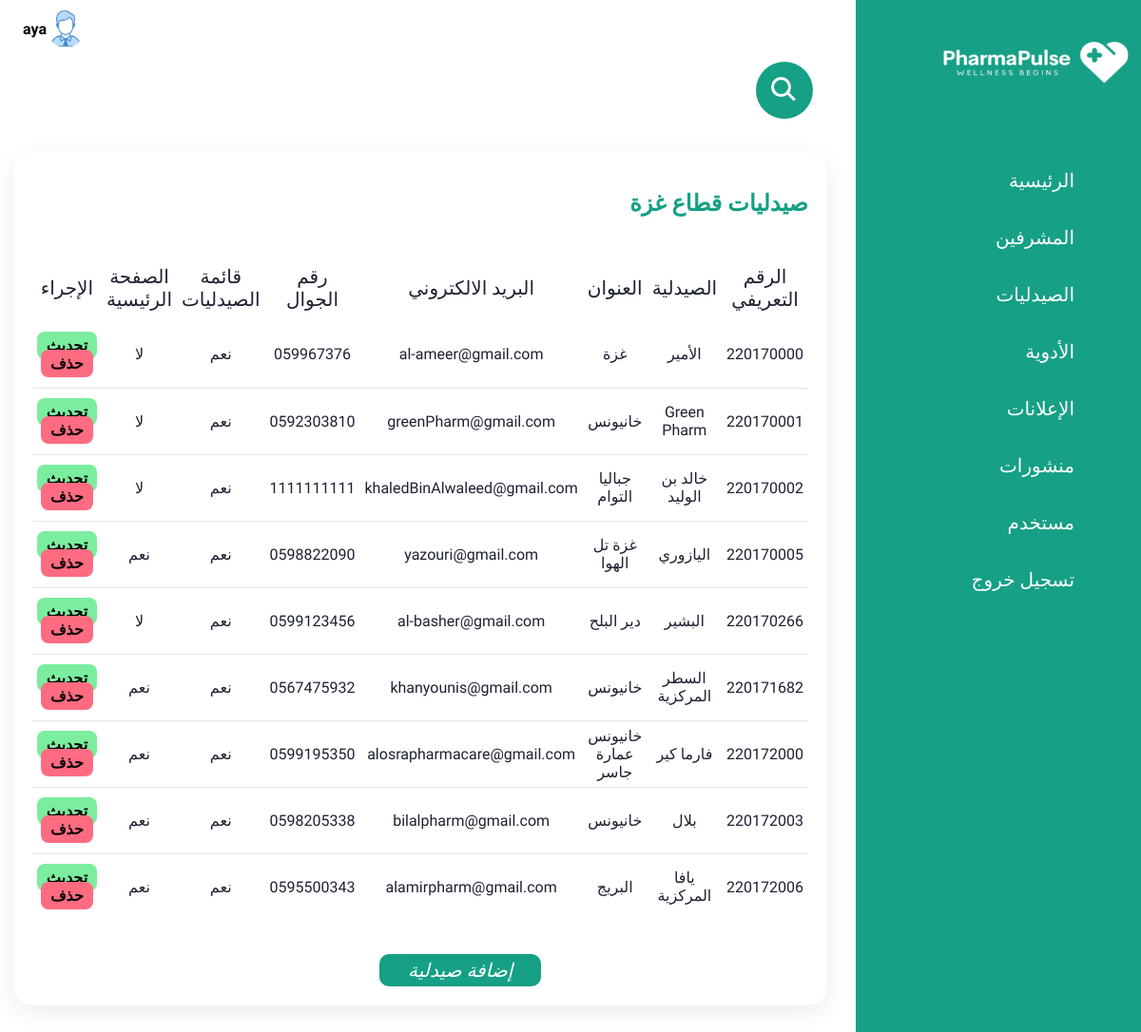
/admin/manage-pharmacy.php (signed in), run on the app's committed database.
### tables this page shows
CREATE TABLE `tbl_pharmcy` (
  `id` varchar(10) NOT NULL,
  `full_name` varchar(150) NOT NULL,
  `address` varchar(170) NOT NULL,
  `featured` varchar(10) NOT NULL,
  `active` varchar(10) NOT NULL,
  `state` varchar(10) NOT NULL,
  `phone` varchar(10) NOT NULL,
  `email` text NOT NULL,
  `password1` varchar(255) NOT NULL,
  `location` text NOT NULL,
  `worktime` text NOT NULL
);

### admin/manage-pharmacy.php (the view, shortened to what this page needs)
<?php include('adminpanel.php'); ?>
<div class="main-content">
    <div class="topbar">
        <div class="toggle">
        </div>
        <div class="user-wrapper">
            <img src="../images/profile-img.png" width="40px" height="40px" alt="">
            <div>
                <h4><?php echo $_SESSION['user']; ?></h4>
            </div>
        </div>
    </div>
    <?php
        if(isset($_POST['search'])){
            $searchkey= $_POST['search'];
            $sql = "SELECT * FROM   tbl_pharmcy WHERE (full_name LIKE '%$searchkey%'	OR  address LIKE '%$searchkey%') AND state='مضاف' " ;
        }else{
            $sql = "SELECT * FROM   tbl_pharmcy WHERE state='مضاف'";
        }
    ?>
    <form action="" method="POST">
        <div class="sea">
            <div class="ic"></div>
        </div>
    </form>
    <div class="details">
        <div class="recentOrders">
            <div class="cardHeader">
                <h2>   صيدليات قطاع غزة</h2>
                <i class="btn" id="add-pharm-btn"> إضافة صيدلية</i>
            </div>
            <table>
                <thead>
                    <tr>
                        <td> الرقم التعريفي</td>
                        <td> الصيدلية</td>
                        <td> العنوان</td>
                        <td> البريد الالكتروني</td>
                        <td>رقم الجوال</td>
                        <td>  قائمة الصيدليات</td>
                        <td>  الصفحة الرئيسية</td>
                        <td> الإجراء</td>
                    </tr>
                </thead>
                <tbody>
                    <?php
                        $res = mysqli_query($conn, $sql);
                        if ($res == true) {
                            $count = mysqli_num_rows($res);
                            if ($count > 0) {
                                while ($rows = mysqli_fetch_assoc($res)) {
                                    $id = $rows['id'];
                                    $full_name = $rows['full_name'];
                                    $address  = $rows['address'];
                                    $email = $rows['email'];
                                    $featured=$rows['featured'];
                                    $active= $rows['active'];
                                    $phone = $rows['phone'];
                    ?>
                    <tr>
                        <td><?php echo $id;?></td>
                        <td> <?php echo $full_name;?> </td>
                        <td><?php echo $address;?></td>
                        <td> <?php echo $email;?> </td>
                        <td> <?php echo $phone;?> </td>
                        <td><?php echo $featured;?></td>
                        <td> <?php echo $active;?> </td>
                        <td style="width:150px;">
                            <a href="updata-pharm-admin.php?id=<?php echo $id;?>" class="btn-secondary" id="btn-update">تحديث</a>
                            <a href="delete-pharm-admin.php?id=<?php echo $id;?>" class="btn-danger">حذف</a>
                        </td>
                    </tr>
                    <?php
                                }
                          }
                        }
                    ?>
                </tbody>
            </table>
        </div>
    </div>
</div>

### CSS/AdminScreen.css (style rules this page uses)
:root { --main-color: #16a085 ; --color-dark: #1D2231; --text-grey: #8390A2; }
* { padding: 0; margin: 0; box-sizing: border-box; list-style-type: none; text-decoration: none; font-family: 'Amiri', serif; direction: rtl; }
body { min-height: 100vh; overflow-x: hidden; scroll-behavior: smooth; }
.main-content { margin-right: 300px; width: calc(100% - 300px); min-height: 100vh; transition: 0.5s; }
.main-content .topbar { display: flex; justify-content: space-between; width: 100%; height: 60px; align-items: center; padding: 1rem 1.5rem; }
.main-content .topbar .toggle { position: relative; width: 60px; height: 60px; display: flex; justify-content: center; align-items: center; font-size:1.7rem ; cursor: pointer; }
.main-content .topbar .user-wrapper { display: flex; align-items: center; overflow: hidden; }
.main-content .topbar .user-wrapper img { border-radius: 50%; margin-right: 1rem; }
.main-content .details { position: relative; width: 100%; padding: 30px; display: grid; grid-template-columns: 3fr ; grid-gap:20px; padding-top: 0px; margin-top: 50px; }
.main-content .details .recentOrders { position: relative; display: grid; min-height: 500px; background: white; padding: 20px; box-shadow: 0 7px 25px rgba(0, 0, 0, 0.08); border-radius: 20px; min-height: 250px; }
.main-content .details .recentOrders .cardHeader { display: flex; justify-content: space-between; align-items: flex-start; margin-bottom: 20px; }
.main-content .details .recentOrders .cardHeader h2 { font-weight: 600; color: var(--main-color); padding-top: 20px; }
.main-content .details .recentOrders table { width: 100%; border-collapse: collapse; margin-top: 20px; margin-bottom: 70px; }
.main-content .details .recentOrders table thead td { font-size: 20px; }
.main-content .details .recentOrders table tr { color: var(--color-dark); border-bottom: 1px solid rgba(0, 0, 0,0.1); position: relative; height: 70px; }
.main-content .details .recentOrders table tr:last-child { border-bottom: none; margin-bottom: 100px; }
.main-content .details .recentOrders table tr td { padding: 5px; text-align: center; }
.main-content .details .recentOrders .btn { font-size: 20px; position: absolute; bottom: 20px; left: 45%; padding: 5px 30px; cursor: pointer; background: var(--main-color); color: white; border-radius: 10px; }
.btn-secondary { background-color: #7bed9f; padding: 5px 10px; color: black; text-decoration: none; border-radius: 0.5rem; font-weight: bold; }
.btn-danger { background-color: #ff6b81; padding: 5px 10px; color: rgb(2, 2, 2); text-decoration: none; border-radius: 0.5rem; font-weight: bold; }
.main-content .sea, .search { position: relative; width: 50px; height: 50px; background: #16a085; border-radius: 60px; transition: 0.5s; box-shadow: 0 0 0 5px #16a085; overflow: hidden; right: 50px; top: 10px; }
.main-content .sea .ic, .search .icon { position: absolute; top: 0; right:0; width: 50px; height: 50px; background: #16a085; border-radius: 60px; display: flex; justify-content: center; align-items: center; z-index: 30; cursor: pointer; }
.main-content .sea .ic::before, .search .icon::before { content: ""; position: absolute; width: 15px; height: 15px; border: 3px solid #fff; border-radius: 50%; transform: translate(-4px,-4px) ; }
.main-content .sea .ic::after, .search .icon::after { content: ""; position: absolute; width: 3px; height: 12px; background: #fff; transform: translate(6px,6px) rotate(315deg); }

### data on the page
tbl_pharmcy: id "220170000", full_name "الأمير", address "غزة", email "al-ameer@gmail.com", phone "059967376", featured "نعم", active "لا"
tbl_pharmcy: id "220170001", full_name "Green Pharm", address "خانيونس", email "greenPharm@gmail.com", phone "0592303810", featured "نعم", active "لا"
tbl_pharmcy: id "220170002", full_name "خالد بن الوليد", address "جباليا التوام", email "khaledBinAlwaleed@gmail.com", phone "1111111111", featured "نعم", active "لا"
tbl_pharmcy: id "220170005", full_name "اليازوري", address "غزة تل الهوا", email "yazouri@gmail.com", phone "0598822090", featured "نعم", active "نعم"
tbl_pharmcy: id "220170266", full_name "البشير", address "دير البلح", email "al-basher@gmail.com", phone "0599123456", featured "نعم", active "لا"
tbl_pharmcy: id "220171682", full_name "السطر المركزية", address "خانيونس", email "khanyounis@gmail.com", phone "0567475932", featured "نعم", active "نعم"
tbl_pharmcy: id "220172000", full_name "فارما كير", address "خانيونس عمارة جاسر", email "alosrapharmacare@gmail.com", phone "0599195350", featured "نعم", active "نعم"
tbl_pharmcy: id "220172003", full_name "بلال", address "خانيونس", email "bilalpharm@gmail.com", phone "0598205338", featured "نعم", active "نعم"
tbl_pharmcy: id "220172006", full_name "يافا المركزية", address "البريج", email "alamirpharm@gmail.com", phone "0595500343", featured "نعم", active "نعم"

### other printed values
$_SESSION['user'] "aya"
